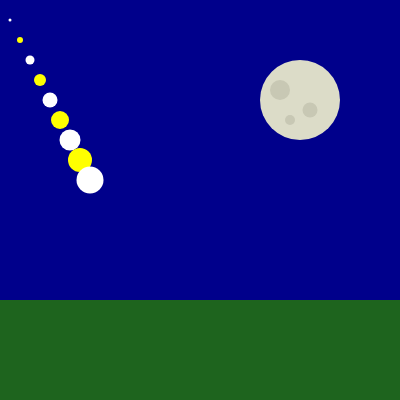
Frame 1 (no input)
Frame 60 (no input): identical to frame 1, image omitted
Frame 120 (the mouse pressed at the canvas centre since frame 60): identical to frame 1, image omitted

The p5.js sketch that drew this single still picture (run headless with seeded random() and noise() and a simulated clock; from frame 60 on, the mouse is pressed at the canvas centre):

// p5.js sketch
// ── sketch.js
let xsiye = 400
let ysize = 400

function setup() {
  createCanvas(xsiye, ysize);
}

function draw() {
  //cielo scuro
  background("darkblue");
  
  // Disegna la luna
  fill(220, 220, 200);
  noStroke();
  circle(300, 100, 80, 80);
  
  // Disegna i crateri
  fill(200, 200, 180);
  circle(280, 90, 20, 20);
  circle(310, 110, 15, 15);
  circle(290, 120, 10, 10);

  // Disegna il prato
  fill(30, 100, 30);
  rect(0, 300, 400, 100);

  // Disegna stelle 
  stroke("yellow");
  strokeWeight(2);
  let xstarsprimordiale = 10;
  let ystarsprimordiale = 20;
  point(xstarsprimordiale, ystarsprimordiale);
  for (let i = 0; i < 10; i=i+1) {
    if(i%2==0){
      stroke("yellow");
    }else{
      stroke("white");
    }
    strokeWeight(i*3);
    point(xstarsprimordiale*i, ystarsprimordiale*i);
  }
}
